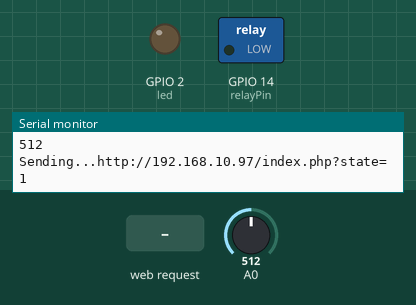
This sketch was run on a simulated ESP8266 (NodeMCU). Shown: switched loads named in the sketch (green lamp = pin HIGH), output pins drawn as LEDs (lit = HIGH), the last lines printed to the serial monitor. The inputs (shaded band) are chosen by the test bench; at power-on: A0 = 512. WiFi joins after 1.5 s; servers stay silent unless stated; uploads are accepted with an empty reply.

Above: at 2.7 s.
2.8 s: HTTP request GET /?state=ON received
6.9 s: HTTP request GET /?state=OFF received
11.0 s: HTTP request GET /?TimeStamp=ON received
15.1 s: HTTP request GET /test?state=OFF received
At 18.0 s:
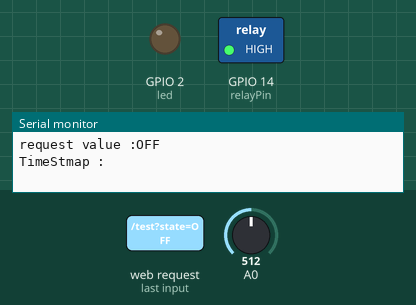
Timing chart, 0 to 19.2 s (numbered marks = the images above; inputs shaded):
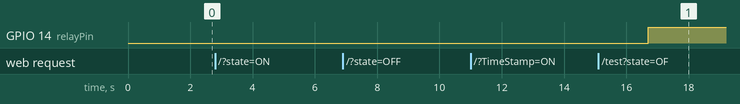

The sketch:

Server_send_working_17.10.2019.ino
```cpp
#include <ESP8266WiFi.h>
#include <WiFiClient.h>
#include <ESP8266WebServer.h>
#include <ESP8266mDNS.h>
#include <ESP8266HTTPClient.h>

const char* ssid = "BSR - Uczniowie";
const char* password = "bednarsk@";
const int led = 2;
const int relayPin = 14;
String DeviceID = "12345678";
String FriendlyName = "SalaMatematyczna";
String State = "ON";
String PowerUse;
String payload;
int LastSensorState;
int SensorState;
int RelayState=1;
int SensorVal;
String ReqVal = "0";
String LastReqVal;
String TimeStamp;
String LastTimeStamp;
ESP8266WebServer server(80);


void WifiStart()
{
  WiFi.mode(WIFI_STA);
  WiFi.begin(ssid, password);
  Serial.println("");

  // Wait for connection
  while (WiFi.status() != WL_CONNECTED) {
    delay(500);
    Serial.print(".");
  }
  Serial.println("");
  Serial.print("Connected to ");
  Serial.println(ssid);
  Serial.print("IP address: ");
  Serial.println(WiFi.localIP());

  if (MDNS.begin("esp8266")) {
    Serial.println("MDNS responder started");
  }

}


void ServerStart()
{
  server.on("/", handleRoot);

  server.on("/test", []() {
    server.send(200, "text/plain", "działa");
   });
  server.onNotFound(handleNotFound);
  server.begin();
  Serial.println("HTTP server started");
}


void handleRoot() {
  digitalWrite(led, 1);
  server.send(200, "text/html", "DeaviceID:" + DeviceID + " <br> " + "FriendlyName: " + FriendlyName + " <br> " + "State:" + SensorState + " <br> " + "PowerUse:" + SensorVal + "<br>" + "RelayState :" + RelayState);// zmienic PowerUse na SensorVal
  digitalWrite(led, 0);
}


void handleNotFound() {
  digitalWrite(led, 1);
  String message = "File Not Found\n\n";
  message += "URI: ";
  message += server.uri();
  message += "\nMethod: ";
  message += (server.method() == HTTP_GET) ? "GET" : "POST";
  message += "\nArguments: ";
  message += server.args();
  message += "\n";
  for (uint8_t i = 0; i < server.args(); i++) {
    message += " " + server.argName(i) + ": " + server.arg(i) + "\n";
  }
  server.send(404, "text/plain", message);
  digitalWrite(led, 0);
}


void SendData()
{
  if (SensorState != LastSensorState) {
    RelayState = 1;
    String StateString = (String)SensorState;
    String httpAdress = "http://192.168.10.97/index.php?state=" + StateString;
    HTTPClient http;
    http.begin(httpAdress);
    Serial.println("Sending..." + httpAdress);
    int change = http.GET();
    Serial.println("Responce:" + change);
    http.end();
  }
}


void SensorRead()
{
  SensorVal = getMaxValue();
  LastSensorState = SensorState;

  Serial.println (SensorVal);
  if (SensorVal > 70 ) {
    SensorState = 1;
  }
  if (SensorVal < 70) {
    SensorState = 0;
  }
}


void ReqToSwitch()
{
   ReqVal = server.arg("state");
   TimeStamp = server.arg("TimeStamp");
  Serial.println("request value :" + ReqVal);
  //Serial.println("Last request value :" + LastReqVal);
  Serial.println("TimeStmap :" + TimeStamp);
  //Serial.println("last TimeStamp :" + LastTimeStamp);

  if(ReqVal == "ON" && TimeStamp != LastTimeStamp ) {
    if (RelayState == 0 && SensorState == 0)
    {
      digitalWrite(14, LOW);
      Serial.println("state2");
      RelayState=1;
    }
    else if (RelayState == 1 && SensorState == 0)
    {
      digitalWrite(14, HIGH);
      Serial.println("state1");
      RelayState=0;
    }

    else if (RelayState == 0 && SensorState == 1) Serial.println("Already ON");
    else if (RelayState == 1 && SensorState == 1) Serial.println("Already ON");
}


if (ReqVal == "OFF" && TimeStamp != LastTimeStamp) {
  if (RelayState == 0 && SensorState == 1)
  {
    digitalWrite(14, LOW);
    Serial.println("state2");
    RelayState=1;
  }
  else if (RelayState == 1 && SensorState == 1)
  {
    digitalWrite(14 , HIGH);
    Serial.println("state1");
    RelayState=0;
  }
  else if (RelayState == 0 && SensorState == 0) Serial.println("Already OFF");
  else if (RelayState == 1 && SensorState == 0) Serial.println("Already OFF");
}


  /*
  if (ReqVal != LastReqVal){
    if (ReqVal == "ON")
    {
      if (SensorState == 1){
        Serial.println("already ON");
      }
      if (SensorState == 0)
      {
        if (RelayState == 1)
        {
          digitalWrite(relayPin , LOW);
          Serial.println("state1");
          RelayState=0;
        }else
        {
          digitalWrite(relayPin, HIGH);
          Serial.println("state2");
          RelayState=1;
        }
      }
    }

    if (ReqVal == "OFF")
    {
      if (SensorState == 0){
        Serial.println("already OFF");
      }
      if (SensorState == 1)
      {
        if (RelayState == 1)
        {
          digitalWrite(relayPin , LOW);
          RelayState=0;
          Serial.println("state1");
        }else
        {
          digitalWrite(relayPin, HIGH);
          Serial.println("state2");
          RelayState=1;
        }
      }
    } */

    LastReqVal = ReqVal;
    LastTimeStamp = TimeStamp;
    Serial.println(" ");

}


int getMaxValue()
{
  int sensorValue;
  int sensorMax = 0;
  uint32_t start_time = millis();
  while ((millis() - start_time) < 1000)
  {
    sensorValue = analogRead(A0);
    if (sensorValue > sensorMax)
    {
      sensorMax = sensorValue;
    }
  }
  return sensorMax;
}


void setup(void) {
  pinMode(led, OUTPUT);
  digitalWrite(led, 0);
  Serial.begin(115200);
  pinMode(14, OUTPUT);
  WifiStart();
  ServerStart();
}

void loop(void) {
  server.handleClient();
  SensorRead();
  SendData();
  ReqToSwitch();

}
```

Measured:
- after the input at 15.1 s, GPIO 14 (relayPin): LOW → HIGH after 1.6 s
